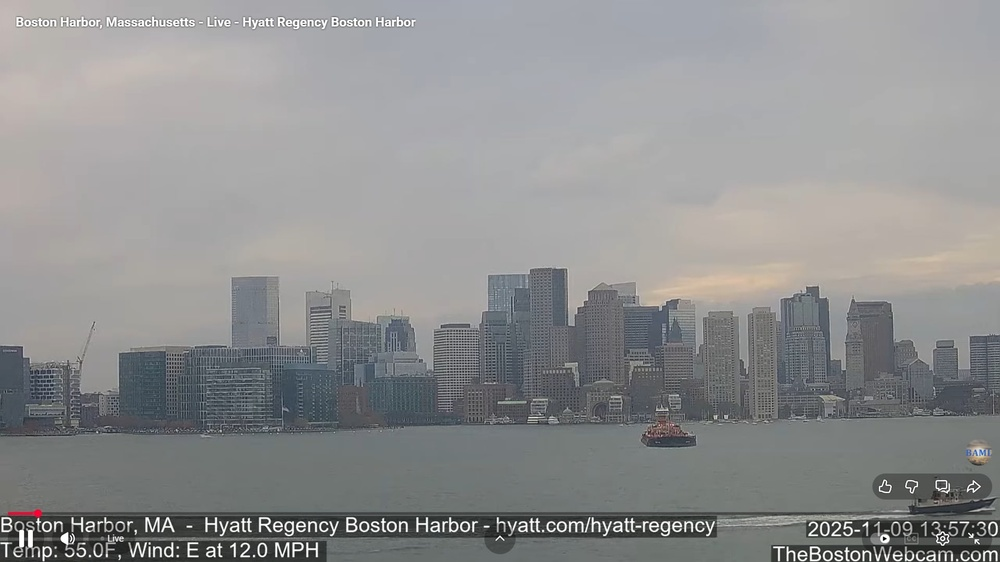
#> input picture boston_harbor_massachusetts/boston_harbor_massachusetts.jpg, 1000 x 562 px, shrunk from 1920 x 1080 before the run
$ python calibrate.py boston_harbor_massachusetts --image boston_harbor_massachusetts.jpg
#> lines starting #> are read from the running program, lines starting #| are printed output that depends on the picture; after the words box and inside, x2 and y2 are one past the last pixel; in counts of white or black regions, pixels touching at a corner belong together; long printed decimals are rounded
"""Calibrate a fixed webcam from geo-referenced landmarks.

Given a few image pixels matched to real-world (lat, lng, altitude) points,
estimate the camera's focal length (intrinsics) and its position and
orientation in the world (extrinsics), then check the result by
reprojecting the landmarks back into the image.

Usage:
    python calibrate.py boston_harbor_massachusetts
    python calibrate.py boston_harbor_massachusetts --image boston_harbor_massachusetts.jpg
"""

import argparse
import csv
import math
import sys
from pathlib import Path

import cv2
import numpy as np

EARTH_RADIUS_M = 6_378_137.0


def load_matches(csv_path):
    """Read id,img_x,img_y,map_lat,map_lng,map_altitude rows."""
    ids, pixels, geo = [], [], []
    with open(csv_path, newline="") as f:
#> (reads boston_harbor_massachusetts/matches.csv from the repository)
        for row in csv.DictReader(f):
            ids.append(row["id"])
            pixels.append([float(row["img_x"]), float(row["img_y"])])
            geo.append([float(row["map_lat"]), float(row["map_lng"]), float(row["map_altitude"])])
    return ids, np.array(pixels), np.array(geo)


def validate(geo, expected_region=None):
    """Catch the data-entry mistakes that silently ruin a calibration."""
    problems = []
    lat, lng = geo[:, 0], geo[:, 1]
    if np.any(np.abs(lat) > 90) or np.any(np.abs(lng) > 180):
        problems.append("lat/lng out of range: columns are probably shifted")
    if len({tuple(p) for p in geo.round(6)}) < len(geo):
        problems.append("duplicate world points: two landmarks share one coordinate")
    if expected_region is not None:
        (lat0, lng0), radius_km = expected_region
        d = haversine_km(lat0, lng0, lat.mean(), lng.mean())
        if d > radius_km:
            problems.append(f"landmarks are {d:.0f} km from the expected location")
    return problems


def haversine_km(lat1, lng1, lat2, lng2):
    p1, p2 = math.radians(lat1), math.radians(lat2)
    dp, dl = p2 - p1, math.radians(lng2 - lng1)
    a = math.sin(dp / 2) ** 2 + math.cos(p1) * math.cos(p2) * math.sin(dl / 2) ** 2
    return 2 * EARTH_RADIUS_M * math.asin(math.sqrt(a)) / 1000


def geo_to_local(geo, origin):
    """lat/lng/alt -> local East-North-Up metres around `origin`.

    A flat-earth approximation is accurate to centimetres over the
    few kilometres a webcam can see.
    """
    lat0, lng0, alt0 = origin
    east = np.radians(geo[:, 1] - lng0) * EARTH_RADIUS_M * math.cos(math.radians(lat0))
    north = np.radians(geo[:, 0] - lat0) * EARTH_RADIUS_M
    up = geo[:, 2] - alt0
    return np.column_stack([east, north, up])


def local_to_geo(xyz, origin):
    lat0, lng0, alt0 = origin
    lat = lat0 + math.degrees(xyz[1] / EARTH_RADIUS_M)
    lng = lng0 + math.degrees(xyz[0] / (EARTH_RADIUS_M * math.cos(math.radians(lat0))))
    return lat, lng, alt0 + xyz[2]


def intrinsics(f, width, height):
    """Pinhole K with square pixels and the principal point at the image centre."""
    return np.array([[f, 0, width / 2], [0, f, height / 2], [0, 0, 1]], dtype=np.float64)


def solve_pose(world, pixels, K):
    ok, rvec, tvec = cv2.solvePnP(world, pixels, K, None, flags=cv2.SOLVEPNP_SQPNP)
    if not ok:
        return None
    rvec, tvec = cv2.solvePnPRefineLM(world, pixels, K, None, rvec, tvec)
    projected, _ = cv2.projectPoints(world, rvec, tvec, K, None)
    errors = np.linalg.norm(projected.reshape(-1, 2) - pixels, axis=1)
    # Reject solutions that put landmarks behind the camera.
    R, _ = cv2.Rodrigues(rvec)
    if np.any((R @ world.T + tvec)[2] <= 0):
        return None
    return rvec, tvec, projected.reshape(-1, 2), errors


def calibrate(world, pixels, width, height):
    """Six points are too few to solve every intrinsic, so fix the
    principal point and sweep focal length, keeping the f whose best
    pose reprojects with the lowest RMS error."""
    best = None
    for fov_deg in np.arange(10, 120, 0.25):
        f = (width / 2) / math.tan(math.radians(fov_deg) / 2)
        K = intrinsics(f, width, height)
        result = solve_pose(world, pixels, K)
        if result is None:
            continue
        rms = float(np.sqrt(np.mean(result[3] ** 2)))
        if best is None or rms < best["rms"]:
            best = dict(f=f, fov=fov_deg, K=K, rvec=result[0], tvec=result[1],
                        projected=result[2], errors=result[3], rms=rms)
    return best


def leave_one_out(world, pixels, width, height):
    """Fitting error flatters the model, since every point helped fit it.
    Leave-one-out asks the honest question: how well does it predict a
    landmark it has never seen? Returns one error per point (None if the
    remaining points had no solution)."""
    errors = []
    for k in range(len(pixels)):
        keep = np.arange(len(pixels)) != k
        fit = calibrate(world[keep], pixels[keep], width, height)
        if fit is None:
            errors.append(None)
            continue
        pred, _ = cv2.projectPoints(world[k:k + 1], fit["rvec"], fit["tvec"], fit["K"], None)
        errors.append(float(np.linalg.norm(pred.ravel() - pixels[k])))
    return errors


def camera_pose(best, origin):
    """Camera position (lat, lng, alt) and compass heading from a solved pose."""
    R, _ = cv2.Rodrigues(best["rvec"])
    cam_local = (-R.T @ best["tvec"]).ravel()
    view_dir = R.T @ np.array([0, 0, 1.0])
    heading = (math.degrees(math.atan2(view_dir[0], view_dir[1])) + 360) % 360
    return local_to_geo(cam_local, origin), heading


def pixel_to_ground(u, v, best, plane_up=0.0):
    """Where a pixel lands on a horizontal surface (e.g. water or a table).

    One image gives only a direction per pixel, not a distance. Knowing the
    surface's height pins down where along that direction the point is.
    Returns local East-North-Up metres, or None if the pixel looks above
    the horizon and never meets the surface.
    """
    R, _ = cv2.Rodrigues(best["rvec"])
    center = (-R.T @ best["tvec"]).ravel()
    ray = R.T @ np.linalg.inv(best["K"]) @ np.array([u, v, 1.0])
    if abs(ray[2]) < 1e-9:
        return None
    s = (plane_up - center[2]) / ray[2]
    if s <= 0:
        return None
    return center + s * ray


def render_overlay(image, ids, pixels, projected):
    vis = image.copy()
    for i, (p, q) in enumerate(zip(pixels, projected)):
        p, q = tuple(int(v) for v in p), tuple(int(v) for v in q)
        cv2.circle(vis, p, 10, (0, 0, 255), 2)          # red: labelled pixel
        cv2.drawMarker(vis, q, (0, 255, 0), cv2.MARKER_CROSS, 22, 2)  # green: reprojected
        cv2.line(vis, p, q, (0, 255, 255), 1)
        cv2.putText(vis, ids[i], (p[0] + 12, p[1] - 12), cv2.FONT_HERSHEY_SIMPLEX, 0.8, (0, 0, 255), 2)
    cv2.putText(vis, "red = labelled   green = reprojected", (30, 90),
                cv2.FONT_HERSHEY_SIMPLEX, 1.0, (255, 255, 255), 2)
    return vis


def main():
    ap = argparse.ArgumentParser(description=__doc__, formatter_class=argparse.RawDescriptionHelpFormatter)
    ap.add_argument("folder", type=Path)
    ap.add_argument("--image", help="image file inside the folder (default: <folder>.jpg)")
    ap.add_argument("--expect", nargs=3, type=float, metavar=("LAT", "LNG", "RADIUS_KM"),
                    help="sanity check that landmarks are near this location")
    args = ap.parse_args()

    ids, pixels, geo = load_matches(args.folder / "matches.csv")
    region = ((args.expect[0], args.expect[1]), args.expect[2]) if args.expect else None
    problems = validate(geo, region)
    if problems:
        print(f"Data check FAILED for {args.folder}:")
        for p in problems:
            print("  -", p)
        sys.exit(1)

    image_path = args.folder / (args.image or f"{args.folder.name}.jpg")
    image = cv2.imread(str(image_path))
#> image is the input picture: shape (562, 1000, 3); mean B, G, R 143.4, 143, 142.3
    if image is None:
        sys.exit(f"could not read {image_path}")
    height, width = image.shape[:2]
#> height = 562; width = 1000

    origin = (geo[:, 0].mean(), geo[:, 1].mean(), 0.0)
    world = geo_to_local(geo, origin)
    best = calibrate(world, pixels, width, height)
    if best is None:
        sys.exit("no valid pose found")
    (cam_lat, cam_lng, cam_alt), heading = camera_pose(best, origin)
#> cam_lat = 42.36; cam_lng = -71.03; cam_alt = 39.96; heading = 248.2

    print(f"Image {image_path.name}: {width}x{height}, {len(ids)} landmarks\n")
#| Image boston_harbor_massachusetts.jpg: 1000x562, 6 landmarks
    print("Intrinsics")
    print(f"  focal length       {best['f']:.0f} px  (horizontal FOV {best['fov']:.1f} deg)")
#|   focal length       2485 px  (horizontal FOV 22.8 deg)
    print(f"  K =\n{np.array2string(best['K'], precision=1, suppress_small=True, prefix='  ')}")
#|   K =
#| [[2485.3    0.   500. ]
#|    [   0.  2485.3  281. ]
#|    [   0.     0.     1. ]]
    print("\nExtrinsics")
    print(f"  camera position    {cam_lat:.6f}, {cam_lng:.6f}, {cam_alt:.0f} m")
#|   camera position    42.358, -71.032, 40 m
    print(f"  looking toward     {heading:.0f} deg (0 = north, 90 = east)")
#|   looking toward     248 deg (0 = north, 90 = east)
    print("\nReprojection error (px)")
    for i, e in zip(ids, best["errors"]):
        print(f"  point {i}: {e:6.1f}")
    print(f"  RMS:     {best['rms']:6.1f}")
#|   RMS:       11.4

    print("\nLeave-one-out error (px): calibrate on the other points, predict this one")
    held_out = leave_one_out(world, pixels, width, height)
    for i, e in zip(ids, held_out):
        print(f"  point {i}: " + ("no solution" if e is None else f"{e:6.1f}"))
    valid = [e for e in held_out if e is not None]
    if valid:
        print(f"  median:  {np.median(valid):6.1f}")
#|   median:    31.4

    out = args.folder / f"{args.folder.name}_reprojected.png"
    cv2.imwrite(str(out), render_overlay(image, ids, pixels, best["projected"]))
#> the loop in render_overlay, `for i, (p, q) in enumerate(zip(pixels, projected)):` made 6 passes
#> (p, q) on passes 1 to 6: ([879, 634], [884.2, 630.5]), ([1162, 555], [1142.2, 559.4]), ([487, 677], [491.6, 680.4]), ([1639, 591], [1645, 599.3]), ([1382, 630], [1389.4, 619]), ([1029, 810], [1024.8, 808.5])
#> in render_overlay, `cv2.putText(vis, "red = labelled   green = reprojected", (30, 90), cv2..`:
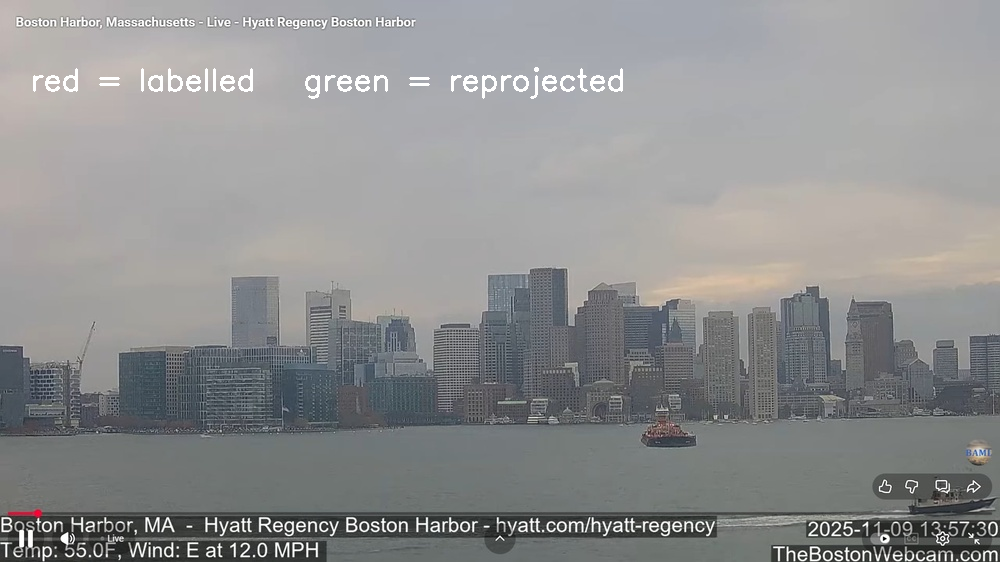
#> vis: shape (562, 1000, 3); 0.63% of pixels changed, all inside (x1, y1, x2, y2) = (33, 67, 623, 99)
    print(f"\nSaved {out}")


if __name__ == "__main__":
    main()
